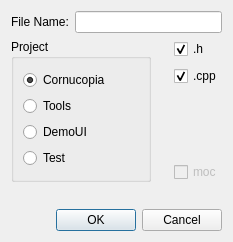
<?xml version="1.0" encoding="UTF-8"?>
<ui version="4.0">
 <class>AddToolDialog</class>
 <widget class="QDialog" name="AddToolDialog">
  <property name="geometry">
   <rect>
    <x>0</x>
    <y>0</y>
    <width>233</width>
    <height>242</height>
   </rect>
  </property>
  <property name="sizePolicy">
   <sizepolicy hsizetype="Preferred" vsizetype="Preferred">
    <horstretch>0</horstretch>
    <verstretch>0</verstretch>
   </sizepolicy>
  </property>
  <property name="windowTitle">
   <string>Add File...</string>
  </property>
  <layout class="QVBoxLayout" name="verticalLayout_4">
   <item>
    <layout class="QVBoxLayout" name="verticalLayout_3" stretch="0,0,1,0">
     <property name="sizeConstraint">
      <enum>QLayout::SetDefaultConstraint</enum>
     </property>
     <item>
      <layout class="QHBoxLayout" name="horizontalLayout">
       <item>
        <widget class="QLabel" name="label">
         <property name="text">
          <string>File Name:</string>
         </property>
        </widget>
       </item>
       <item>
        <widget class="QLineEdit" name="fileName">
         <property name="maxLength">
          <number>100</number>
         </property>
        </widget>
       </item>
      </layout>
     </item>
     <item>
      <layout class="QHBoxLayout" name="horizontalLayout_2" stretch="0,0,0">
       <property name="spacing">
        <number>7</number>
       </property>
       <item>
        <widget class="QGroupBox" name="groupBox">
         <property name="sizePolicy">
          <sizepolicy hsizetype="Fixed" vsizetype="Minimum">
           <horstretch>0</horstretch>
           <verstretch>0</verstretch>
          </sizepolicy>
         </property>
         <property name="minimumSize">
          <size>
           <width>140</width>
           <height>143</height>
          </size>
         </property>
         <property name="title">
          <string>Project</string>
         </property>
         <layout class="QVBoxLayout" name="verticalLayout_5">
          <item>
           <layout class="QVBoxLayout" name="verticalLayout">
            <property name="sizeConstraint">
             <enum>QLayout::SetDefaultConstraint</enum>
            </property>
            <item>
             <widget class="QRadioButton" name="inCornucopia">
              <property name="minimumSize">
               <size>
                <width>115</width>
                <height>20</height>
               </size>
              </property>
              <property name="text">
               <string>Cornucopia</string>
              </property>
              <property name="checked">
               <bool>true</bool>
              </property>
             </widget>
            </item>
            <item>
             <widget class="QRadioButton" name="inTools">
              <property name="minimumSize">
               <size>
                <width>115</width>
                <height>20</height>
               </size>
              </property>
              <property name="text">
               <string>Tools</string>
              </property>
             </widget>
            </item>
            <item>
             <widget class="QRadioButton" name="inDemoUI">
              <property name="minimumSize">
               <size>
                <width>115</width>
                <height>20</height>
               </size>
              </property>
              <property name="text">
               <string>DemoUI</string>
              </property>
             </widget>
            </item>
            <item>
             <widget class="QRadioButton" name="inTest">
              <property name="text">
               <string>Test</string>
              </property>
             </widget>
            </item>
           </layout>
          </item>
         </layout>
        </widget>
       </item>
       <item>
        <spacer name="horizontalSpacer">
         <property name="orientation">
          <enum>Qt::Horizontal</enum>
         </property>
         <property name="sizeHint" stdset="0">
          <size>
           <width>40</width>
           <height>20</height>
          </size>
         </property>
        </spacer>
       </item>
       <item>
        <layout class="QVBoxLayout" name="verticalLayout_2">
         <item>
          <widget class="QCheckBox" name="header">
           <property name="text">
            <string>.h</string>
           </property>
           <property name="checked">
            <bool>true</bool>
           </property>
          </widget>
         </item>
         <item>
          <widget class="QCheckBox" name="source">
           <property name="text">
            <string>.cpp</string>
           </property>
           <property name="checked">
            <bool>true</bool>
           </property>
          </widget>
         </item>
         <item>
          <spacer name="verticalSpacer">
           <property name="orientation">
            <enum>Qt::Vertical</enum>
           </property>
           <property name="sizeType">
            <enum>QSizePolicy::MinimumExpanding</enum>
           </property>
           <property name="sizeHint" stdset="0">
            <size>
             <width>20</width>
             <height>10</height>
            </size>
           </property>
          </spacer>
         </item>
         <item>
          <widget class="QCheckBox" name="includeMoc">
           <property name="enabled">
            <bool>false</bool>
           </property>
           <property name="toolTip">
            <string>Generate inclusion of moc file in the cpp file</string>
           </property>
           <property name="text">
            <string>moc</string>
           </property>
          </widget>
         </item>
        </layout>
       </item>
      </layout>
     </item>
     <item>
      <spacer name="verticalSpacer_2">
       <property name="orientation">
        <enum>Qt::Vertical</enum>
       </property>
       <property name="sizeHint" stdset="0">
        <size>
         <width>20</width>
         <height>40</height>
        </size>
       </property>
      </spacer>
     </item>
     <item>
      <widget class="QDialogButtonBox" name="buttonBox">
       <property name="orientation">
        <enum>Qt::Horizontal</enum>
       </property>
       <property name="standardButtons">
        <set>QDialogButtonBox::Cancel|QDialogButtonBox::Ok</set>
       </property>
      </widget>
     </item>
    </layout>
   </item>
  </layout>
 </widget>
 <tabstops>
  <tabstop>fileName</tabstop>
  <tabstop>inCornucopia</tabstop>
  <tabstop>inTools</tabstop>
  <tabstop>inDemoUI</tabstop>
  <tabstop>header</tabstop>
  <tabstop>source</tabstop>
  <tabstop>buttonBox</tabstop>
 </tabstops>
 <resources/>
 <connections>
  <connection>
   <sender>buttonBox</sender>
   <signal>accepted()</signal>
   <receiver>AddToolDialog</receiver>
   <slot>accept()</slot>
   <hints>
    <hint type="sourcelabel">
     <x>220</x>
     <y>229</y>
    </hint>
    <hint type="destinationlabel">
     <x>157</x>
     <y>211</y>
    </hint>
   </hints>
  </connection>
  <connection>
   <sender>buttonBox</sender>
   <signal>rejected()</signal>
   <receiver>AddToolDialog</receiver>
   <slot>reject()</slot>
   <hints>
    <hint type="sourcelabel">
     <x>220</x>
     <y>229</y>
    </hint>
    <hint type="destinationlabel">
     <x>232</x>
     <y>211</y>
    </hint>
   </hints>
  </connection>
  <connection>
   <sender>inTest</sender>
   <signal>toggled(bool)</signal>
   <receiver>header</receiver>
   <slot>setDisabled(bool)</slot>
   <hints>
    <hint type="sourcelabel">
     <x>126</x>
     <y>167</y>
    </hint>
    <hint type="destinationlabel">
     <x>218</x>
     <y>54</y>
    </hint>
   </hints>
  </connection>
  <connection>
   <sender>inTest</sender>
   <signal>toggled(bool)</signal>
   <receiver>includeMoc</receiver>
   <slot>setDisabled(bool)</slot>
   <hints>
    <hint type="sourcelabel">
     <x>46</x>
     <y>169</y>
    </hint>
    <hint type="destinationlabel">
     <x>174</x>
     <y>180</y>
    </hint>
   </hints>
  </connection>
  <connection>
   <sender>inCornucopia</sender>
   <signal>toggled(bool)</signal>
   <receiver>includeMoc</receiver>
   <slot>setDisabled(bool)</slot>
   <hints>
    <hint type="sourcelabel">
     <x>92</x>
     <y>82</y>
    </hint>
    <hint type="destinationlabel">
     <x>198</x>
     <y>169</y>
    </hint>
   </hints>
  </connection>
 </connections>
</ui>
